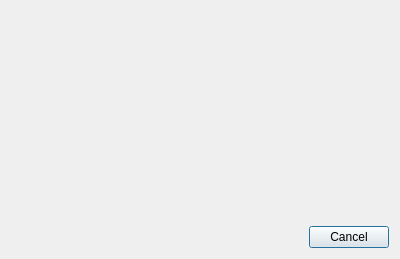
<?xml version="1.0" encoding="UTF-8"?>
<ui version="4.0">
 <class>Dialog</class>
 <widget class="QDialog" name="Dialog">
  <property name="geometry">
   <rect>
    <x>0</x>
    <y>0</y>
    <width>400</width>
    <height>259</height>
   </rect>
  </property>
  <property name="windowTitle">
   <string>Spiel</string>
  </property>
  <layout class="QVBoxLayout" name="verticalLayout_2">
   <item>
    <layout class="QGridLayout" name="gridLayout"/>
   </item>
   <item>
    <widget class="QLabel" name="drawing_board">
     <property name="text">
      <string/>
     </property>
    </widget>
   </item>
   <item>
    <widget class="QDialogButtonBox" name="buttonBox">
     <property name="standardButtons">
      <set>QDialogButtonBox::Cancel</set>
     </property>
    </widget>
   </item>
  </layout>
 </widget>
 <resources/>
 <connections>
  <connection>
   <sender>buttonBox</sender>
   <signal>rejected()</signal>
   <receiver>Dialog</receiver>
   <slot>close()</slot>
   <hints>
    <hint type="sourcelabel">
     <x>199</x>
     <y>237</y>
    </hint>
    <hint type="destinationlabel">
     <x>199</x>
     <y>129</y>
    </hint>
   </hints>
  </connection>
 </connections>
</ui>
